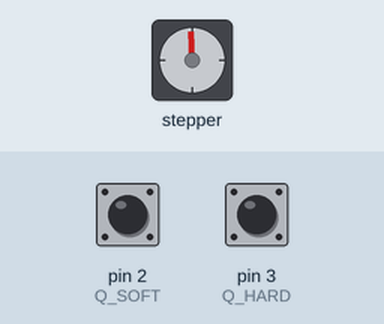
This sketch was run on a simulated Arduino Uno, built with avr-gcc and run on an emulated ATmega328P. Parts: stepper motor. The test bench sets the inputs (shaded band); at power-on: pin 3 (Q_HARD) HIGH, pin 2 (Q_SOFT) HIGH. Stepper angles assume 200 steps per turn; what the sketch prints to the serial monitor is not drawn.

Above: at 0.1 s.
At 2.2 s:
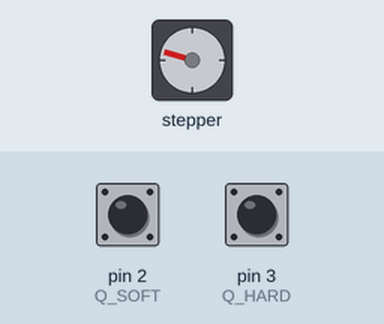
2.3 s: pin 3 (Q_HARD) pulled LOW for 0.15 s
At 2.3 s:
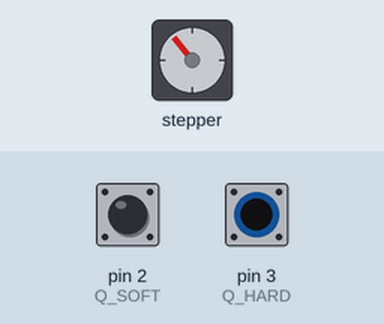
Timing chart, 0 to 5.3 s (numbered marks = the images above; inputs shaded):
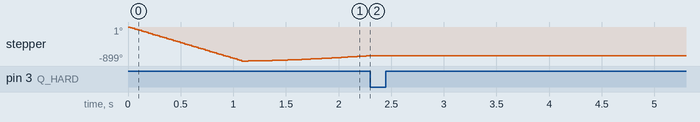

The sketch:

Harad_grip_test.ino
```cpp
/*
This is a test sketch for the Adafruit assembled Motor Shield for Arduino v2
It won't work with v1.x motor shields! Only for the v2's with built in PWM
control

For use with the Adafruit Motor Shield v2
---->	http://www.adafruit.com/products/1438
*/
#include <Wire.h>
#include <AccelStepper.h>
#include <Adafruit_MotorShield.h>
#include <Arduino.h>

#define Q_SOFT    2   /**< Hall Switch Output Pin  */
#define Q_HARD    3   /**< Hall Switch Output Pin  */
// Create the motor shield object with the default I2C address
Adafruit_MotorShield AFMS = Adafruit_MotorShield();
// Or, create it with a different I2C address (say for stacking)
// Adafruit_MotorShield AFMS = Adafruit_MotorShield(0x61);

// Connect a stepper motor with 200 steps per revolution (1.8 degree)
// to motor port #2 (M3 and M4)
Adafruit_StepperMotor *myStepper1 = AFMS.getStepper(200, 2);
Adafruit_StepperMotor *myStepper2 = AFMS.getStepper(200, 1);

// wrappers for the first motor!
void forwardstep1() {
   // Serial.println("Double coil steps"); //for a full step rotation to position where two coils are powered providing more torque
    // Serial.println("Interleave coil steps"); //for a half step rotation interleaving single and double coil positions and torque
      // Serial.println("Microstep steps"); //for a microstep rotation to a position where two coils are partially active.
  myStepper1->onestep(FORWARD, DOUBLE);
}
void backwardstep1() {
  myStepper1->onestep(BACKWARD, DOUBLE);
}
// wrappers for the second motor!
void forwardstep2() {
  myStepper2->onestep(FORWARD, DOUBLE);
}
void backwardstep2() {
  myStepper2->onestep(BACKWARD, DOUBLE);
}
// Now we'll wrap the 2 steppers in an AccelStepper object

AccelStepper stepper1(forwardstep1, backwardstep1);
AccelStepper stepper2(forwardstep2, backwardstep2);

float cf_soft = 72.15; // caliberation factor (19.5 was the initial)
float cf_hard = 19.5; // caliberation factor (19.5 was the initial)

int     hall_soft = HIGH;       /**< Output hall */
int     hall_hard = HIGH;       /**< Output hall */

int ffs1_soft = A0; // FlexiForce sensor is connected analog pin A0 of arduino or mega.
int ffs1_hard = A1; // FlexiForce sensor is connected analog pin A1 of arduino or mega.

int ffsdata_soft = 0;
int ffsdata_hard = 0;

float FSR_soft;
float FSR_hard;

float flag=0;

void int_handler()

{
  hall_soft = digitalRead(Q_SOFT);
  hall_hard = digitalRead(Q_HARD);

}

void setup() {

  Serial.begin(115200);           // set up Serial library at 38400 bps

  AFMS.begin();  // create with the default frequency 1.6KHz
  //AFMS.begin(1000);  // OR with a different frequency, say 1KHz

  pinMode(Q_SOFT, INPUT_PULLUP);
  pinMode(Q_HARD, INPUT_PULLUP);

  attachInterrupt(digitalPinToInterrupt(Q_SOFT), int_handler, CHANGE);
  attachInterrupt(digitalPinToInterrupt(Q_HARD), int_handler, CHANGE);


  pinMode(ffs1_soft, INPUT);
  pinMode(ffs1_hard, INPUT);


  stepper1.setMaxSpeed(150.0);
  stepper1.setAcceleration(100.0);
  stepper1.moveTo(4600);

  stepper2.setMaxSpeed(100.0);
  stepper2.setAcceleration(100.0);
  stepper2.moveTo(800);


  /////////////////////////////////////////TESTING OF MOVEMENTS////////////////////////////////////////////////////
  myStepper2->setSpeed(150);  // 150 rpm
  myStepper2->step(500,BACKWARD , DOUBLE);    //FORWARD BACKWARD
  //myStepper1->step(2000, FORWARD, DOUBLE);//CCW as you look at the face of shaft //it goes back to pillow or the finger comes to lar
  myStepper2->release();
  //////////////////////////////////////////////////END OF TESTING///////////////////////////////////////////////////////


}
void loop() {

       stepper2.run();
     if (hall_hard==0){
      stepper2.setSpeed(0);
      myStepper2->release();
     }

Serial.print("hall_hard: ");
Serial.println(hall_hard);
Serial.println("");

/*
 //stepper1.run();

  ffsdata_soft = analogRead(ffs1_soft);
  FSR_soft = (ffsdata_soft * 5.0) / 1023.0;
  FSR_soft = FSR_soft * cf_soft ;
  ffsdata_hard = analogRead(ffs1_hard);
  FSR_hard = (ffsdata_hard * 5.0) / 1023.0;
  FSR_hard = FSR_hard * cf_hard ;

  //stepper1.run();

  if ((stepper1.distanceToGo() < 100)&& (flag==0)){
  stepper1.setSpeed(10);
  stepper1.run();
   }

  //stepper1.run();

 if (FSR_soft>3){
  stepper1.setSpeed(0);
  myStepper1->release();
  flag=1;
  stepper2.run();
  if (stepper2.distanceToGo() < 100){
    stepper2.setSpeed(-10);
    stepper2.run();
    if (FSR_hard>5){
      stepper2.setSpeed(0);
      myStepper2->release();
      flag=2;
      delay(3000);
      }}

 }

Serial.print("FSR_soft: ");
Serial.print(FSR_soft,3);
Serial.println("");
Serial.print("hall_soft: ");
Serial.println(hall_soft);
Serial.println("");
Serial.print("FSR_hard: ");
Serial.print(FSR_hard,3);
Serial.println("");
*/
}
/*
void loop() {
stepper1.run();

  ffsdata_soft = analogRead(ffs1_soft);
  FSR_soft = (ffsdata_soft * 5.0) / 1023.0;
  FSR_soft = FSR_soft * cf_soft ;

  stepper1.run();

 /* ffsdata_hard = analogRead(ffs1_hard);
  FSR_hard = (ffsdata_hard * 5.0) / 1023.0;
  FSR_hard = FSR_hard * cf_hard ;
  */
  /*
  stepper1.run();

 if ((stepper1.distanceToGo() < 50)&& (flag==0)){
  stepper1.setSpeed(50);
  stepper1.run();
   }

  stepper1.run();

 if (FSR_soft>1){
  stepper1.setSpeed(0);
  myStepper1->release();
  flag=1;
  delay(6000);
    }

    if (flag==1){
  myStepper1->setSpeed(100);
  myStepper1->step(500,BACKWARD,DOUBLE);
  flag=2;}

  while ((flag==2)&&(hall_soft==1)){
    stepper1.moveTo(1000);
    stepper1.setSpeed(150);
    stepper1.run();
  }

   stepper1.run();

  if (hall_soft==0){
  stepper1.setSpeed(0);
  myStepper1->release();
 }
Serial.print("FSR_soft: ");
Serial.print(FSR_soft,3);
Serial.println("");
//Serial.print("FSR_hard: ");
//Serial.print(FSR_hard,3);
//Serial.println("");
Serial.print("hall_soft: ");
Serial.println(hall_soft);
Serial.println("");
//Serial.print("hall_hard: ");
//Serial.println(hall_hard);
//Serial.println("");


}
*/
```

Measured:
- after the input at 2.3 s, stepper: stops changing and stays -758°
- by itself, stepper: turns 899° counter-clockwise in 1.1 s, then 141° clockwise in 1.2 s
